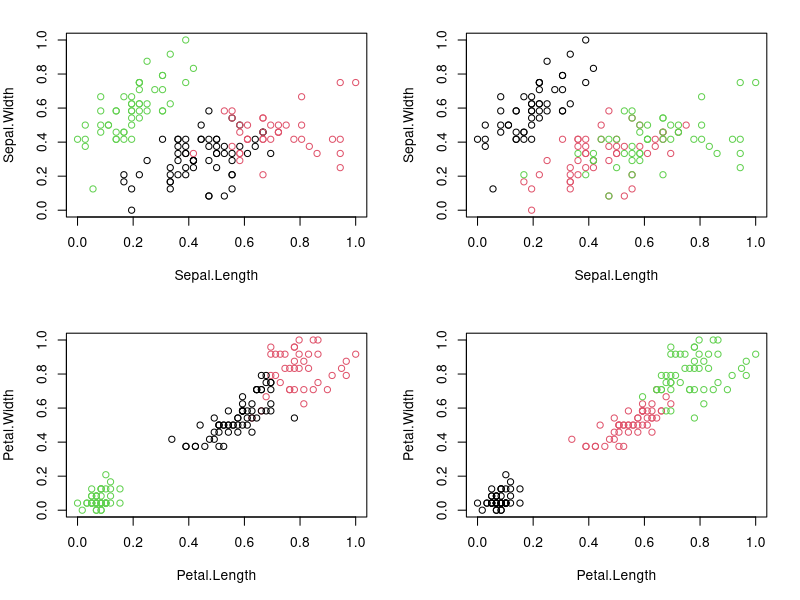

Write R code to recreate this figure.
## ----setup, include=FALSE------------------------------------------------
knitr::opts_chunk$set(echo = TRUE)

getwd()

setwd("C:/Users/User/Documents/NCI20-21_Sem3/DWM HDSDA_JAN/Lecture 3 Clustering")

## ------------------------------------------------------------------------
require("datasets")
data("iris") # load Iris Dataset
str(iris) #view structure of dataset

## ------------------------------------------------------------------------
summary(iris) # View statistical information about the dataset

## ------------------------------------------------------------------------
iris.new<- iris[,c(1,2,3,4)]
iris.class<- iris[,"Species"]
head(iris.new)
summary(iris.new)

## ------------------------------------------------------------------------
head(iris.class)

## ------------------------------------------------------------------------
normalize <- function(x){
  return ((x-min(x))/(max(x)-min(x)))
}

## ------------------------------------------------------------------------
iris.new$Sepal.Length<- normalize(iris.new$Sepal.Length)
iris.new$Sepal.Width<- normalize(iris.new$Sepal.Width)
iris.new$Petal.Length<- normalize(iris.new$Petal.Length)
iris.new$Petal.Width<- normalize(iris.new$Petal.Width)
head(iris.new)

## ------------------------------------------------------------------------
result<- kmeans(iris.new,3) #aplly k-means algorithm with no. of centroids(k)=3
result$size # gives no. of records in each cluster

## ------------------------------------------------------------------------
result$centers # gives value of cluster center datapoint value(3 centers for k=3)

## ------------------------------------------------------------------------
result$cluster #gives cluster vector showing the custer where each record falls

## ------------------------------------------------------------------------
par(mfrow=c(2,2), mar=c(5,4,2,2))
plot(iris.new[c(1,2)], col=result$cluster)
# Plot to see how Sepal.Length and Sepal.Width data points have been distributed in clusters
plot(iris.new[c(1,2)], col=iris.class)
# Plot to see how Sepal.Length and Sepal.Width data points have been distributed originally as per "class" attribute in dataset
plot(iris.new[c(3,4)], col=result$cluster)
# Plot to see how Petal.Length and Petal.Width data points have been distributed in clusters
plot(iris.new[c(3,4)], col=iris.class)

## ------------------------------------------------------------------------
table(result$cluster,iris.class)

par(mfrow=c(1,1))
